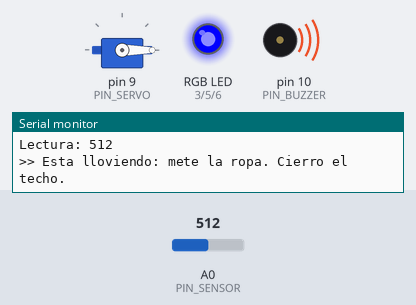
This sketch was run on a simulated Arduino Uno, built with avr-gcc and run on an emulated ATmega328P. Shown: servo, an RGB LED mixed from three pins (HIGH = lit), buzzer (waves = sounding), the last lines printed to the serial monitor. The inputs (shaded band) are chosen by the test bench; at power-on: A0 (PIN_SENSOR) = 512. Pins used as bus, display or sensor lines are not drawn.

Above: at 2.1 s.
2.2 s: A0 (PIN_SENSOR) set to 468
At 4.8 s:
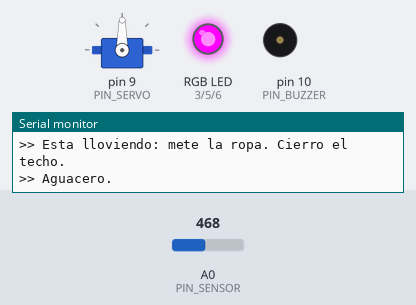
5.2 s: A0 (PIN_SENSOR) set to 442
At 6.7 s:
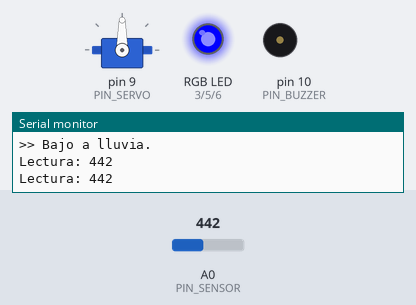
Timing chart, 0 to 8.2 s (numbered marks = the images above; inputs shaded):
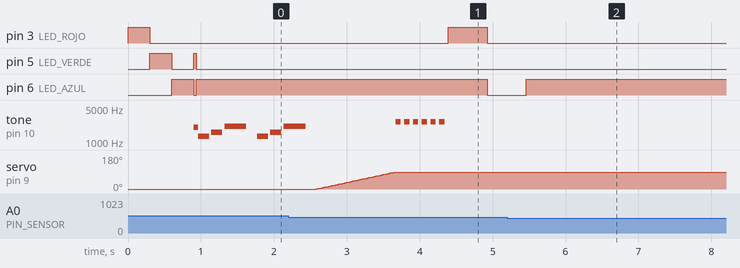

The sketch:

detector-de-lluvia.ino
```cpp
// El detector de lluvia
// El proyecto de fin de semana · Troxino.com
//
// Caen gotas en el sensor: suena la alarma "¡mete la ropa!", el LED se pone azul
// y el servo cierra un techo de cartón sobre el tendedero.
// Si llueve fuerte (aguacero), el LED parpadea en morado y suena otra alarma.
// Cuando lleva 10 segundos seco, el LED vuelve a verde y el techo se abre.
//
// Lectura del sensor: 0 = seco, más alta = más agua sobre las pistas.

#include <Servo.h>

const int PIN_SENSOR_VCC = 7;   // alimenta el sensor solo al medir
const int PIN_SENSOR     = A0;  // pin S del sensor
const int LED_ROJO       = 3;   // LED RGB de cátodo común
const int LED_VERDE      = 5;
const int LED_AZUL       = 6;
const int PIN_SERVO      = 9;   // cable naranja del servo
const int PIN_BUZZER     = 10;

// Ajusta estos dos números con lo que veas en el Monitor Serie.
const int UMBRAL_LLUVIA   = 150;  // de aquí para arriba: está lloviendo
const int UMBRAL_AGUACERO = 450;  // de aquí para arriba: aguacero

// Ángulos del servo. Si tu techo queda al revés, intercámbialos.
const int TECHO_ABIERTO = 0;
const int TECHO_CERRADO = 90;

const unsigned long CADA_LECTURA     = 500;    // ms entre lecturas
const unsigned long TIEMPO_PARA_SECO = 10000;  // ms seguidos sin lluvia para abrir el techo

const int SECO     = 0;
const int LLUVIA   = 1;
const int AGUACERO = 2;

Servo techo;
int posicionTecho = TECHO_ABIERTO;
int estado = SECO;
unsigned long ultimaGota = 0;
bool parpadeo = false;

// Prende el sensor, promedia 5 lecturas y lo vuelve a apagar.
// Así pasa corriente por las pistas solo un instante y se corroen mucho menos.
int leerSensor() {
  digitalWrite(PIN_SENSOR_VCC, HIGH);
  delay(10);  // deja que se estabilice

  long suma = 0;
  for (int i = 0; i < 5; i++) {
    suma += analogRead(PIN_SENSOR);
    delay(5);
  }

  digitalWrite(PIN_SENSOR_VCC, LOW);
  return suma / 5;
}

// Prende cada color del LED RGB (1 = prendido, 0 = apagado).
void color(int rojo, int verde, int azul) {
  digitalWrite(LED_ROJO, rojo ? HIGH : LOW);
  digitalWrite(LED_VERDE, verde ? HIGH : LOW);
  digitalWrite(LED_AZUL, azul ? HIGH : LOW);
}

// Mueve el techo poco a poco: se ve mejor y le pide menos corriente al USB.
void moverTecho(int destino) {
  int paso = destino > posicionTecho ? 1 : -1;
  while (posicionTecho != destino) {
    posicionTecho += paso;
    techo.write(posicionTecho);
    delay(12);
  }
}

// "¡Mete la ropa!": tres notas que suben, dos veces.
void alarmaLluvia() {
  for (int vez = 0; vez < 2; vez++) {
    tone(PIN_BUZZER, 1319, 150);  // Mi
    delay(180);
    tone(PIN_BUZZER, 1568, 150);  // Sol
    delay(180);
    tone(PIN_BUZZER, 2093, 300);  // Do agudo
    delay(450);
  }
}

// Aguacero: seis pitidos rápidos.
void alarmaAguacero() {
  for (int i = 0; i < 6; i++) {
    tone(PIN_BUZZER, 2600, 70);
    delay(120);
  }
}

// Convierte la lectura en SECO, LLUVIA o AGUACERO.
int clasificar(int lectura) {
  if (lectura >= UMBRAL_AGUACERO) {
    return AGUACERO;
  }
  if (lectura >= UMBRAL_LLUVIA) {
    return LLUVIA;
  }
  return SECO;
}

void setup() {
  pinMode(PIN_SENSOR_VCC, OUTPUT);
  digitalWrite(PIN_SENSOR_VCC, LOW);
  pinMode(LED_ROJO, OUTPUT);
  pinMode(LED_VERDE, OUTPUT);
  pinMode(LED_AZUL, OUTPUT);
  pinMode(PIN_BUZZER, OUTPUT);

  techo.attach(PIN_SERVO);
  techo.write(TECHO_ABIERTO);

  Serial.begin(9600);

  // Prueba rápida al arrancar: rojo, verde, azul y un pitido.
  color(1, 0, 0); delay(300);
  color(0, 1, 0); delay(300);
  color(0, 0, 1); delay(300);
  tone(PIN_BUZZER, 2000, 100);
  color(0, 1, 0);

  Serial.println("Detector de lluvia listo. Lectura: 0 = seco, alta = mojado.");
}

void loop() {
  int lectura = leerSensor();
  int nivel = clasificar(lectura);

  Serial.print("Lectura: ");
  Serial.println(lectura);

  if (nivel == SECO) {
    // Solo abre el techo cuando lleva un rato seco, no con cada gota que se escurre.
    if (estado != SECO && millis() - ultimaGota >= TIEMPO_PARA_SECO) {
      estado = SECO;
      color(0, 1, 0);
      Serial.println(">> Ya paro. Abro el techo.");
      moverTecho(TECHO_ABIERTO);
    }
  } else {
    ultimaGota = millis();

    if (estado == SECO) {
      estado = LLUVIA;
      color(0, 0, 1);
      Serial.println(">> Esta lloviendo: mete la ropa. Cierro el techo.");
      alarmaLluvia();
      moverTecho(TECHO_CERRADO);
    }

    if (nivel == AGUACERO && estado != AGUACERO) {
      estado = AGUACERO;
      Serial.println(">> Aguacero.");
      alarmaAguacero();
    } else if (nivel == LLUVIA && estado == AGUACERO) {
      estado = LLUVIA;
      Serial.println(">> Bajo a lluvia.");
    }
  }

  // Azul fijo con lluvia; morado que parpadea con aguacero.
  if (estado == LLUVIA) {
    color(0, 0, 1);
  } else if (estado == AGUACERO) {
    parpadeo = !parpadeo;
    color(parpadeo, 0, parpadeo);
  }

  delay(CADA_LECTURA);
}
```

Measured:
- the behaviour switches between 450 and 449 on A0 (PIN_SENSOR) (found by bisection; images 1 and 2)
- after the input at 5.2 s, pin 3 (LED_ROJO): stops changing and stays LOW; pin 6 (LED_AZUL): goes on until 5.5 s, then stays HIGH
- by itself, tone on pin 10 (PIN_BUZZER): repeats every 0.12 s: 2600 Hz 0.07 s, silent 0.05 s, until it stays silent from 4.3 s
